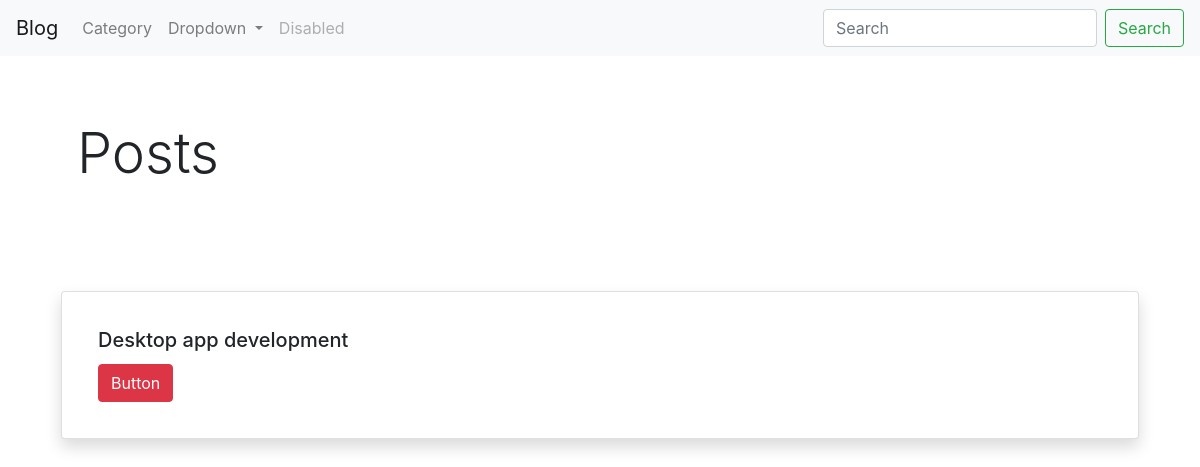
/categories/fashion-and-style, run on an earlier commit of the app's database.
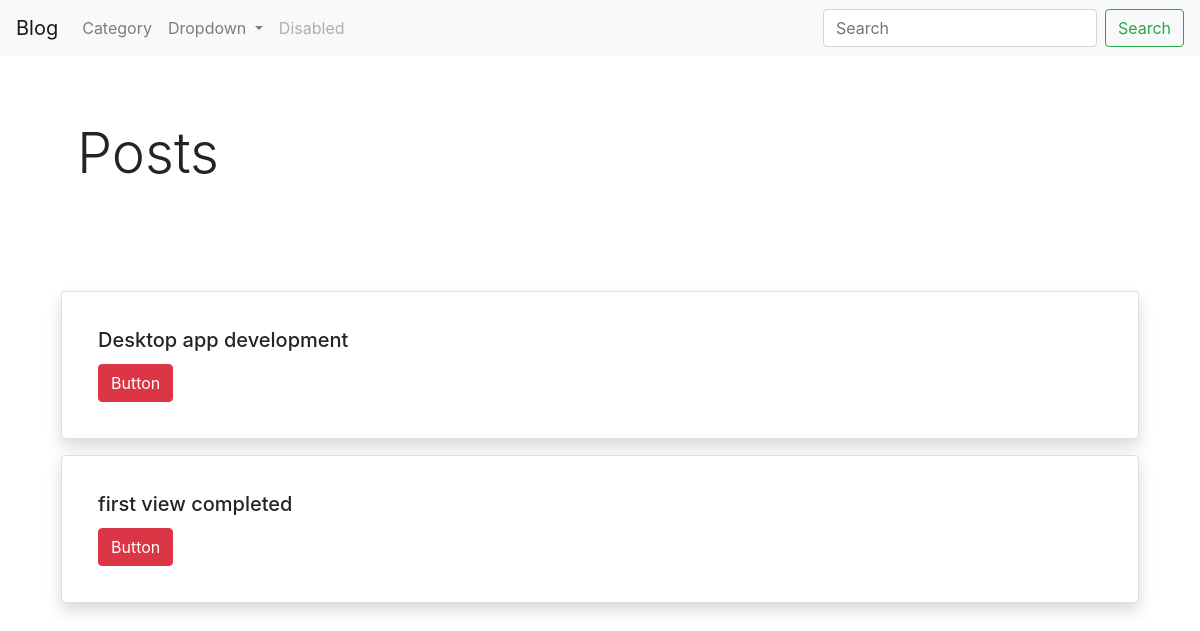
And on a later commit of the database.
### blog/models.py (models this page shows, shortened)
class Post(models.Model):
    id = models.AutoField(primary_key=True)
    title = models.CharField(max_length=100, unique=True, verbose_name='Title of the Post')
    body = models.TextField(verbose_name='Blog content')
    picture_location = models.ImageField(upload_to='images/', max_length=200)
    author = models.ForeignKey(to=settings.AUTH_USER_MODEL, on_delete=models.CASCADE)
    timestamp = models.DateTimeField(default=datetime.now())
    category = models.ForeignKey(to=Category, on_delete=models.CASCADE)
    blog_slug = models.SlugField(blank=True, )
    published = models.BooleanField(default=False)

### pages/views.py (the view)
# urls.py: path('categories/<str:category_slug>', views.posts_by_category, name='postlistbycategory'),
def posts_by_category(request, category_slug):
    list_of_posts = Post.objects.all().filter(published=True).filter(category__category_slug=category_slug)
    context = {
        "list_of_posts":list_of_posts,
    }
    return render(request=request, template_name="pages/posts_by_category.html", context=context)

### pages/templates/pages/posts_by_category.html
{% extends "pages/base.html" %}
{% block content %}
<div class="container">
    <div class="jumbotron" style="background-color:white">
        <h1 class="display-4">Posts</h1>
    </div>
    {% for post in list_of_posts %}
        <div class="card p-3 m-3 shadow">
          <div class="card-body">
            <h5 class="card-title">{{ post.title }}</h5>
            <a href="#" class="btn btn-danger">Button</a>
          </div>
        </div>
    {% endfor %}
</div>
{% endblock %}

What changed in the data, as far as the page shows it:
added Post: title "first view completed"
